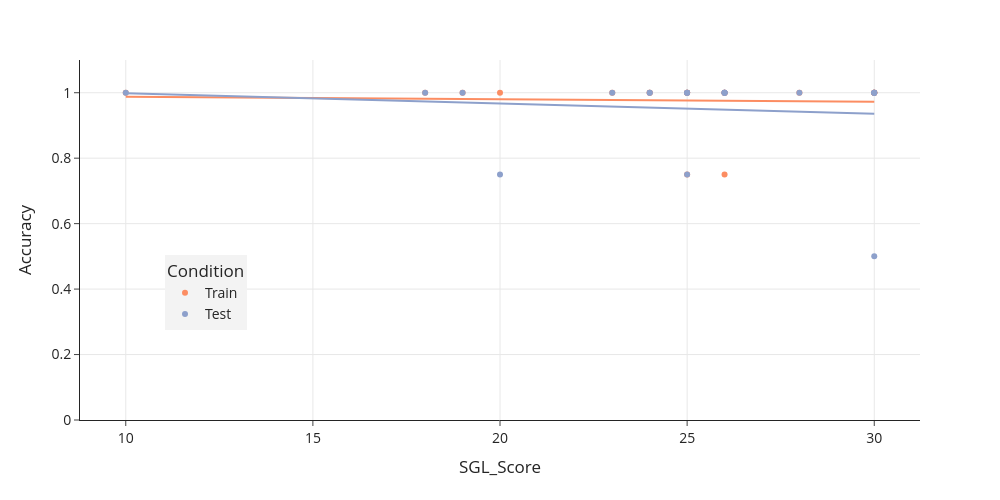

Notebook cell for this chart:
### Code cell
chart_accuracy = px.scatter(
    df_study_data_long,
    x="SGL_Score",
    y="Accuracy",
    color="Condition",
    color_discrete_map={'Train': '#FC8D62', 'Test': '#8DA0CB'},
    trendline="ols",
    template='simple_white',
    height=500,
    width=1000
)

chart_accuracy.update_traces(cliponaxis=False)
chart_accuracy.update_xaxes(showgrid=True)
chart_accuracy.update_yaxes(range=[0,1.1], showgrid=True)
chart_accuracy.update_layout(
    font=dict(size=14),
    legend=dict(
        orientation="v",
        yanchor="bottom",
        y=0.25,
        xanchor="center",
        x=0.15,
        bgcolor='#f3f3f3',
    )
)
chart_accuracy.write_image(os.path.join(path_study_data_results, 'Accuracy_SGL.pdf'))
chart_accuracy.show()

### Figure 1 — Plotly figure (JSON) as saved in the notebook; plotly's stock layout.template omitted (floating-point values rounded to 4 significant figures)
{"data": [{"cliponaxis": false, "hovertemplate": "Condition=Train<br>SGL_Score=%{x}<br>Accuracy=%{y}<extra></extra>", "legendgroup": "Train", "marker": {"color": "#FC8D62", "symbol": "circle"}, "mode": "markers", "name": "Train", "orientation": "v", "showlegend": true, "type": "scatter", "x": [25.0, 20.0, 19.0, 28.0, 18.0, 24.0, 26.0, 30.0, 23.0, 24.0, 25.0, 26.0, 30.0, 30.0, 26.0, 30.0, 30.0, 25.0, 26.0, 25.0, 10.0], "xaxis": "x", "y": [0.75, 1.0, 1.0, 1.0, 1.0, 1.0, 1.0, 1.0, 1.0, 1.0, 1.0, 1.0, 1.0, 1.0, 0.75, 1.0, 1.0, 1.0, 1.0, 1.0, 1.0], "yaxis": "y"}, {"cliponaxis": false, "hovertemplate": "<b>OLS trendline</b><br>Accuracy = -0.000772374 * SGL_Score + 0.995316<br>R<sup>2</sup>=0.002520<br><br>Condition=Train<br>SGL_Score=%{x}<br>Accuracy=%{y} <b>(trend)</b><extra></extra>", "legendgroup": "Train", "marker": {"color": "#FC8D62", "symbol": "circle"}, "mode": "lines", "name": "Train", "showlegend": false, "type": "scatter", "x": [10.0, 18.0, 19.0, 20.0, 23.0, 24.0, 24.0, 25.0, 25.0, 25.0, 25.0, 26.0, 26.0, 26.0, 26.0, 28.0, 30.0, 30.0, 30.0, 30.0, 30.0], "xaxis": "x", "y": [0.9876, 0.9814, 0.9806, 0.9799, 0.9776, 0.9768, 0.9768, 0.976, 0.976, 0.976, 0.976, 0.9752, 0.9752, 0.9752, 0.9752, 0.9737, 0.9721, 0.9721, 0.9721, 0.9721, 0.9721], "yaxis": "y"}, {"cliponaxis": false, "hovertemplate": "Condition=Test<br>SGL_Score=%{x}<br>Accuracy=%{y}<extra></extra>", "legendgroup": "Test", "marker": {"color": "#8DA0CB", "symbol": "circle"}, "mode": "markers", "name": "Test", "orientation": "v", "showlegend": true, "type": "scatter", "x": [25.0, 20.0, 19.0, 28.0, 18.0, 24.0, 26.0, 30.0, 23.0, 24.0, 25.0, 26.0, 30.0, 30.0, 26.0, 30.0, 30.0, 25.0, 26.0, 25.0, 10.0], "xaxis": "x", "y": [0.75, 0.75, 1.0, 1.0, 1.0, 1.0, 1.0, 0.5, 1.0, 1.0, 1.0, 1.0, 1.0, 1.0, 1.0, 1.0, 1.0, 1.0, 1.0, 1.0, 1.0], "yaxis": "y"}, {"cliponaxis": false, "hovertemplate": "<b>OLS trendline</b><br>Accuracy = -0.00311441 * SGL_Score + 1.0295<br>R<sup>2</sup>=0.014156<br><br>Condition=Test<br>SGL_Score=%{x}<br>Accuracy=%{y} <b>(trend)</b><extra></extra>", "legendgroup": "Test", "marker": {"color": "#8DA0CB", "symbol": "circle"}, "mode": "lines", "name": "Test", "showlegend": false, "type": "scatter", "x": [10.0, 18.0, 19.0, 20.0, 23.0, 24.0, 24.0, 25.0, 25.0, 25.0, 25.0, 26.0, 26.0, 26.0, 26.0, 28.0, 30.0, 30.0, 30.0, 30.0, 30.0], "xaxis": "x", "y": [0.9984, 0.9734, 0.9703, 0.9672, 0.9579, 0.9548, 0.9548, 0.9516, 0.9516, 0.9516, 0.9516, 0.9485, 0.9485, 0.9485, 0.9485, 0.9423, 0.9361, 0.9361, 0.9361, 0.9361, 0.9361], "yaxis": "y"}], "layout": {"font": {"size": 14}, "height": 500, "legend": {"bgcolor": "#f3f3f3", "orientation": "v", "title": {"text": "Condition"}, "tracegroupgap": 0, "x": 0.15, "xanchor": "center", "y": 0.25, "yanchor": "bottom"}, "margin": {"t": 60}, "width": 1000, "xaxis": {"anchor": "y", "domain": [0, 1], "showgrid": true, "title": {"text": "SGL_Score"}}, "yaxis": {"anchor": "x", "domain": [0, 1], "range": [0, 1.1], "showgrid": true, "title": {"text": "Accuracy"}}}}
